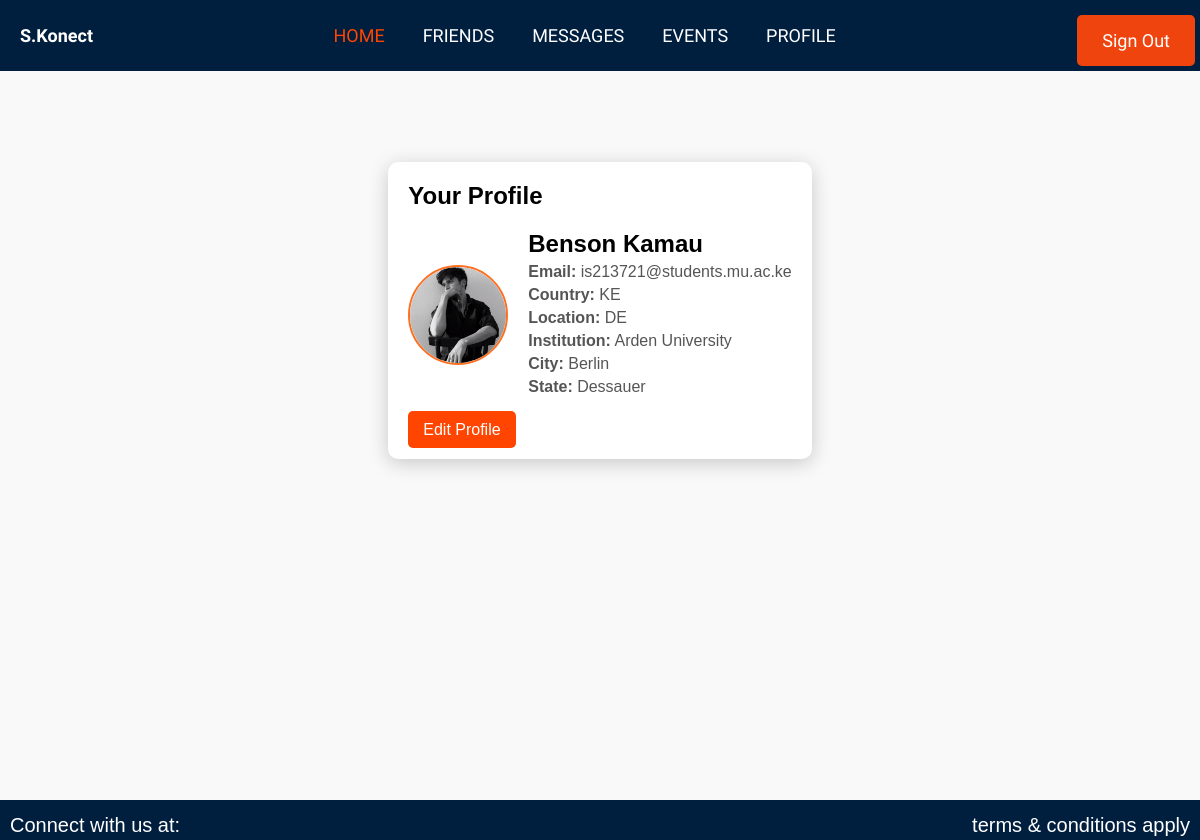
/profile (signed in), run on the app's committed database.
### authentication/models.py (models this page shows, shortened)
class CustomUser(AbstractUser):
    country = models.CharField(max_length=100, null=True, blank=True)
    location = models.CharField(max_length=100, null=True, blank=True)
    institution = models.CharField(max_length=100, null=True, blank=True)
    city = models.CharField(max_length=100, null=True, blank=True)
    state = models.CharField(max_length=100, null=True, blank=True)
    zip_code = models.CharField(max_length=20, null=True, blank=True)
    otp = models.CharField(max_length=6, blank=True, null=True)
    otp_created_at = models.DateTimeField(blank=True, null=True)
    otp_verified = models.BooleanField(default=False)
    profile_picture = models.ImageField(upload_to='profile_pictures/', null=True, blank=True)
    password_reset_token = models.CharField(max_length=36, blank=True, null=True)
    token_created_at = models.DateTimeField(blank=True, null=True)
    is_verified = models.BooleanField(default=False)

### authentication/views.py (the view)
# urls.py: path('profile', views.profile_view, name='profile_view'),
@login_required
def profile_view(request):
    return render(request, "authentication/profile.html", {'user': request.user})

### templates/authentication/profile.html (shortened to what this page needs)
{% extends "authentication/nav2.html" %}
{% load static %}
{% block content %}
<section id="profile">
  <div class="profile-container">
    <h1>Your Profile</h1>
    <div class="profile-header">
      <img
        src="{% if user.profile_picture %}{{ user.profile_picture.url }}{% else %}{% static 'images/default_profile.png' %}{% endif %}"
        alt="Profile Picture"
        class="profile-image"
      />
      <div class="profile-info">
        <h2>{{ user.first_name }} {{ user.last_name }}</h2>
        <p><strong>Email:</strong> {{ user.email }}</p>
        <p><strong>Country:</strong> {{ user.country }}</p>
        <p><strong>Location:</strong> {{ user.location }}</p>
        <p><strong>Institution:</strong> {{ user.institution }}</p>
        <p><strong>City:</strong> {{ user.city }}</p>
        <p><strong>State:</strong> {{ user.state }}</p>
      </div>
    </div>
    <div class="edit-profile-button">
      <a href="{% url 'edit_profile' %}" class="edit-button">Edit Profile</a>
    </div>
  </div>
</section>
{% endblock %}

### static/css/base.css (style rules this page uses)
* { padding: 0; margin: 0; box-sizing: border-box; text-decoration: none; list-style: none; }
body { font-family: "Arial", sans-serif, "Itim", cursive; height: 100vh; }
.profile-image { width: 120px; height: 120px; border-radius: 50%; object-fit: cover; border: 3px solid #ddd; }
p { text-align: center; }
p { text-align: center; margin-top: 10px; }
h1 { margin-bottom: 20px; font-size: 24px; }
#profile { display: flex; align-items: center; justify-content: center; height: 100vh; background-color: #f9f9f9; }
.profile-container { max-width: 750px; margin-top: -180px; border-radius: 10px; box-shadow: 0 4px 20px rgba(0, 0, 0, 0.2); padding: 20px; background-color: white; transition: transform 0.3s ease, box-shadow 0.3s ease; }
.profile-header { display: flex; align-items: center; margin-bottom: 20px; }
.profile-image { width: 100px; height: 100px; border-radius: 50%; margin-right: 20px; object-fit: cover; border: 2px solid #ff6f20; }
.profile-info { flex-grow: 1; }
.profile-info p { margin: 5px 0; font-size: 16px; color: #555; text-align: left; }
.edit-button { background-color: orangered; color: white; padding: 10px 15px; border: none; border-radius: 5px; cursor: pointer; transition: background-color 0.3s ease, transform 0.3s ease; }

### data on the page
CustomUser: profile_picture (picture), first_name "Benson", last_name "Kamau", email "is213721@students.mu.ac.ke", country "KE", location "DE", institution "Arden University", city "Berlin", state "Dessauer"
